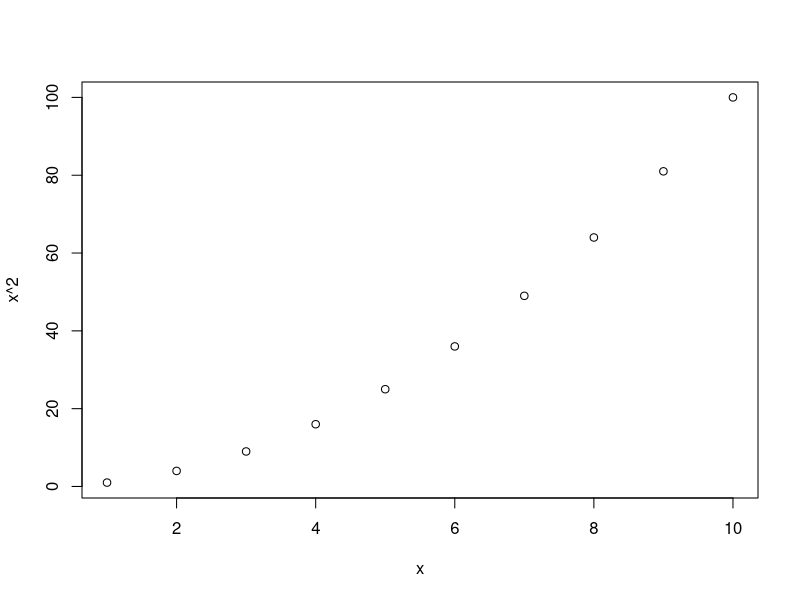
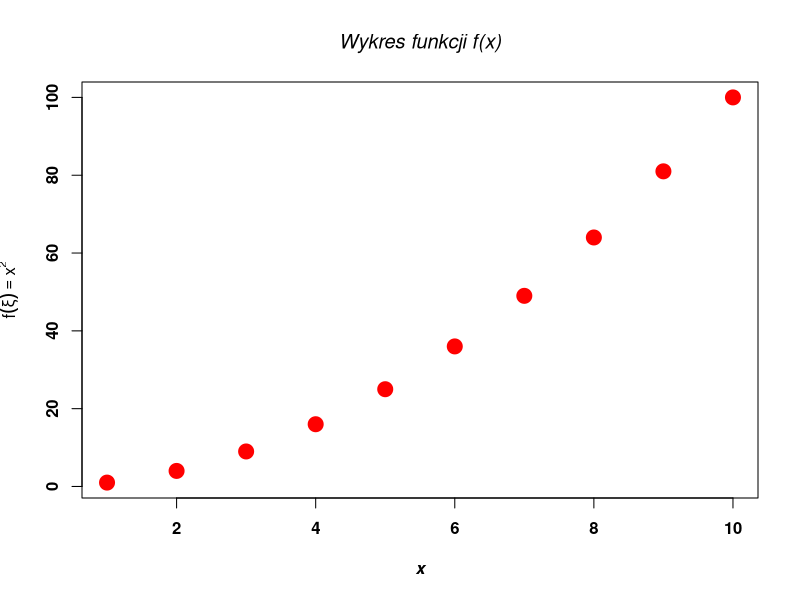
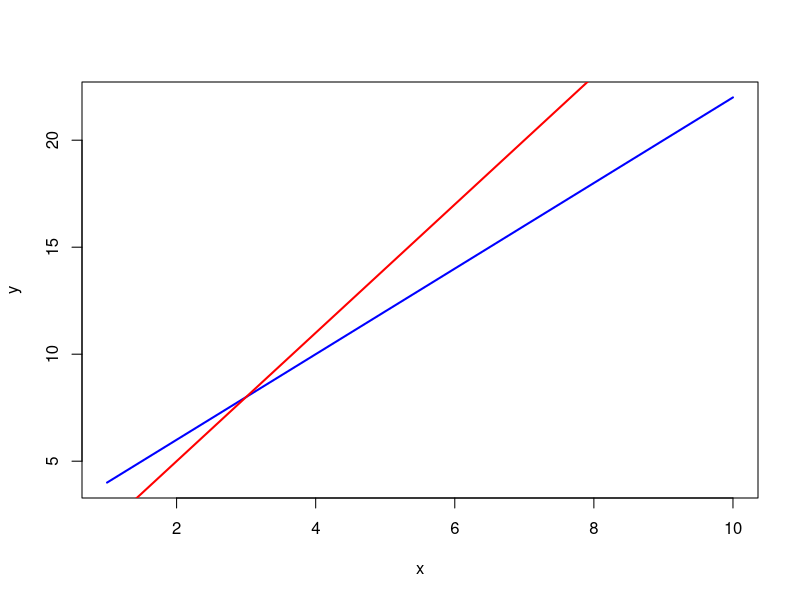
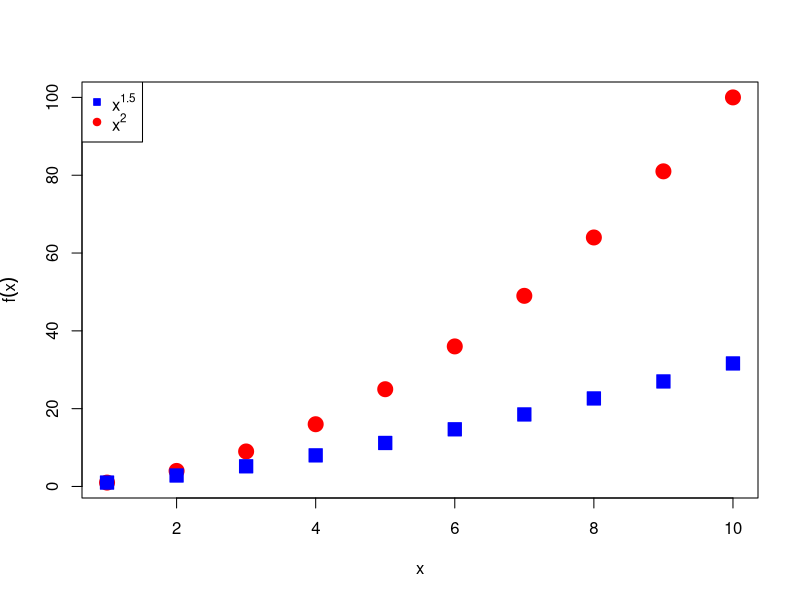
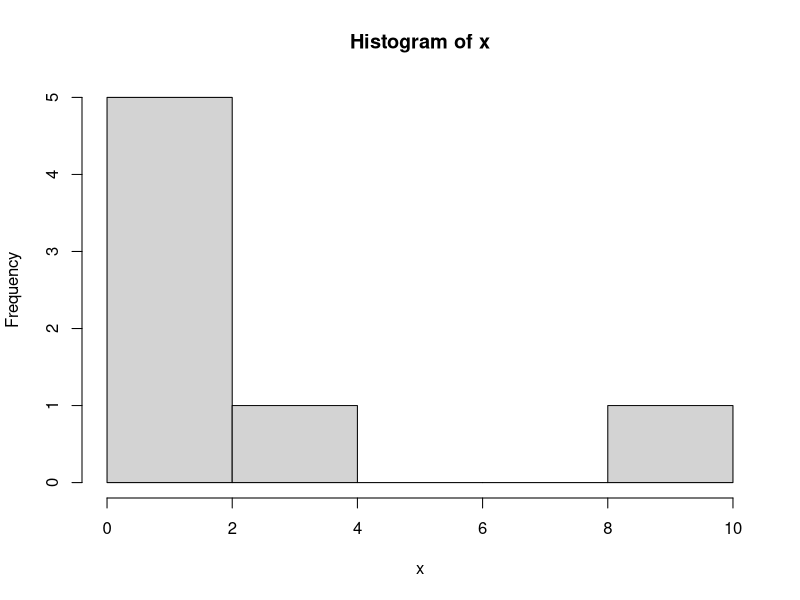
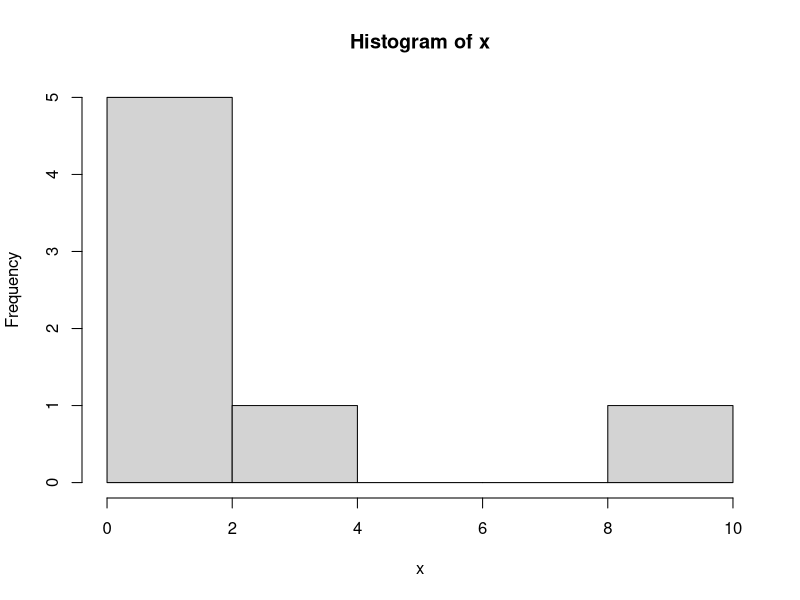
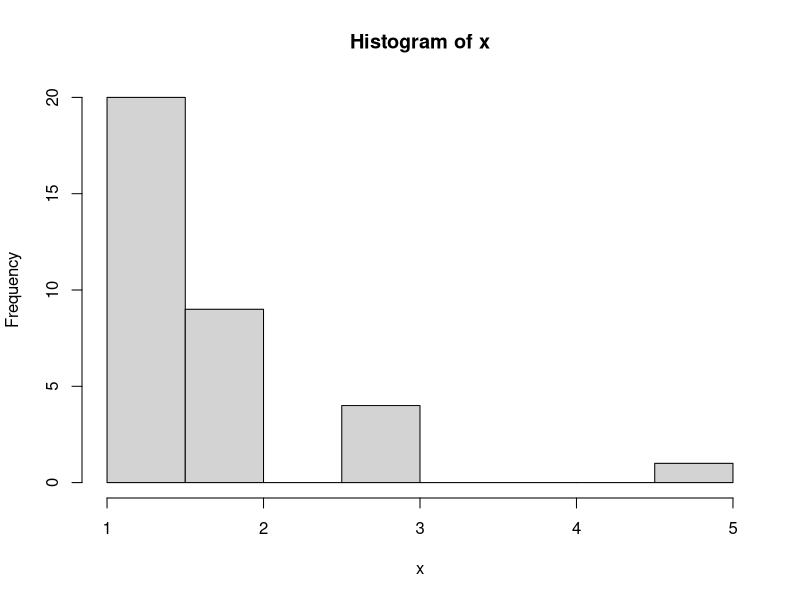
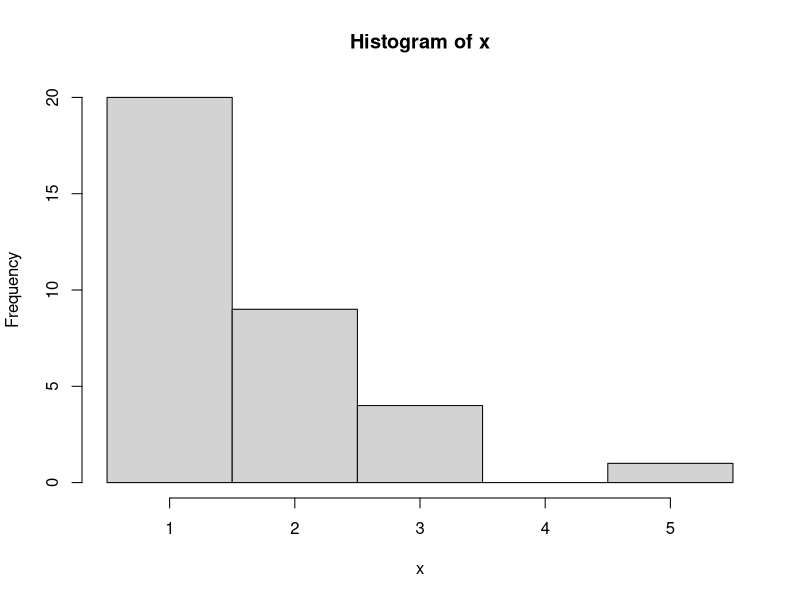

Write the R code that produced these figures, in order.
# LABORATORIUM 4


# Tworzenie wykresów
# Tworzenie histogramów
# Rozkłady prawdopodobieństwa
# Funkcja sample
# Dystrybuanta empiryczna



### Tworzenie wykresów ###

x <- 1:10
plot(x, x^2)

plot (x,
      x^2,
      xlab = "x",
      ylab = expression(f(xi)==x^2),
      main = "Wykres funkcji f(x)",
      col = "red",
      pch = 19,
      font = 2,
      font.lab = 4,
      font.main = 3,
      cex = 2)

y <- 2*x+2
z <- 3*x-1
plot (x, y, type = "l", lwd = 2, col = "blue")
lines (x, z, lwd = 2, col = "red")

png ("fig2.png")
plot (x, y, type = "l", lwd = 2, col = "blue")
lines (x, z, lwd = 2, col = "red")
dev.off()

x <- 1:10
plot (x,
      x^2,
      xlab = "x",
      ylab = expression(f(x)),
      col = "red",
      bg = "red",
      pch = 21,
      cex = 2)
points (x,
        x^1.5,
        col = "blue",
        bg = "blue",
        pch = 22,
        cex = 2)
legend ("topleft",
        legend = c (expression(x^1.5),expression(x^2)),
        pch = c (22,19),
        col = c ("blue","red"),
        pt.bg = c("blue","red"))



### Tworzenie histogramów ###

y <- c(0,0,1,2,3,1,2,3,4)
tabulate(y)

y <- c(0,0,1.1,1.9,2.1,2,3)
tabulate(y)

df <- data.frame(x=c(1,1,2,2,3,4,5), y=c(2,2,3,1,5,5,5))
df

table(df)

x <- c(1,1,1,2,2,4,10)
hist(x)

x <- c (1,1,1,2,2,4,10)
h <- hist (x)

h

x <- rep (1:5, c(20, 9, 4, 0, 1))
h <- hist (x)

h <- hist (x, breaks = 0.5:5.5)



### Rozkłady prawdopodobieństwa ###

runif (5)
runif (5, -10, 10)

x <- seq (-2, 2, 0.1)
sigmas <- c (0.5, 1, 0.3)

plot (x, dnorm(x, 0, sigmas[1]), ylim = c(0,1.5), pch = 19)
points (x, dnorm(x, 0, sigmas[2]), pch = 19, col = "blue")
points (x, dnorm(x, 0, sigmas[3]), pch = 19, col = "green", t = "o")
lines (x, pnorm(x, 0, sigmas[3]), col = "red", lwd = 2)
legend ("topleft",
        legend = c (expression (sigma==0.5),
                    expression (sigma==1.0),
                    expression (sigma==0.3),
                    expression (sigma==0.3)),
        lty = c (0, 0, 1, 1),
        pch = c (19, 19, 19, NA),
        col = c ("black","blue", "green", "red")
)

qnorm (0.95, 0, 1)
qnorm (0.5, 3, 0.5)



### Funkcja sample ###

sample(1:3, 2)
sample(1:10, 2)
sample(1:10)
sample(1:10, 4)
sample(1:10, 20, replace=TRUE)
sample(1:3, 10, replace=TRUE, prob=c(0.1,0.8,0.1))
sample(letters[1:3], 10, replace=TRUE)
sample(c(0.1, 0.2, 0.3), 10, replace=TRUE)

# Random walker
rw <- sample(c(-1,1),100,replace=TRUE)
rw_cum <- cumsum(rw)
plot(rw_cum, type = "l")



### Dystrybuanta empiryczna ###

x <- c(1,1,1,2,5,6,3,7,8,10)
plot(ecdf(x))

get.x <- function(x) {
  return(seq(min(x), max(x), length.out = 100))
}

make.plots <- function(N) {
  x <- rnorm(N, 0, 1)
  plot(ecdf(x), main = N)
  xx <- get.x(x)
  lines(xx, pnorm(xx, 0, 1), col = "red", lwd = 2)  
}

par(mfrow = c(2,2))

N <- c(10, 50, 100, 500)

sapply(N, make.plots)
